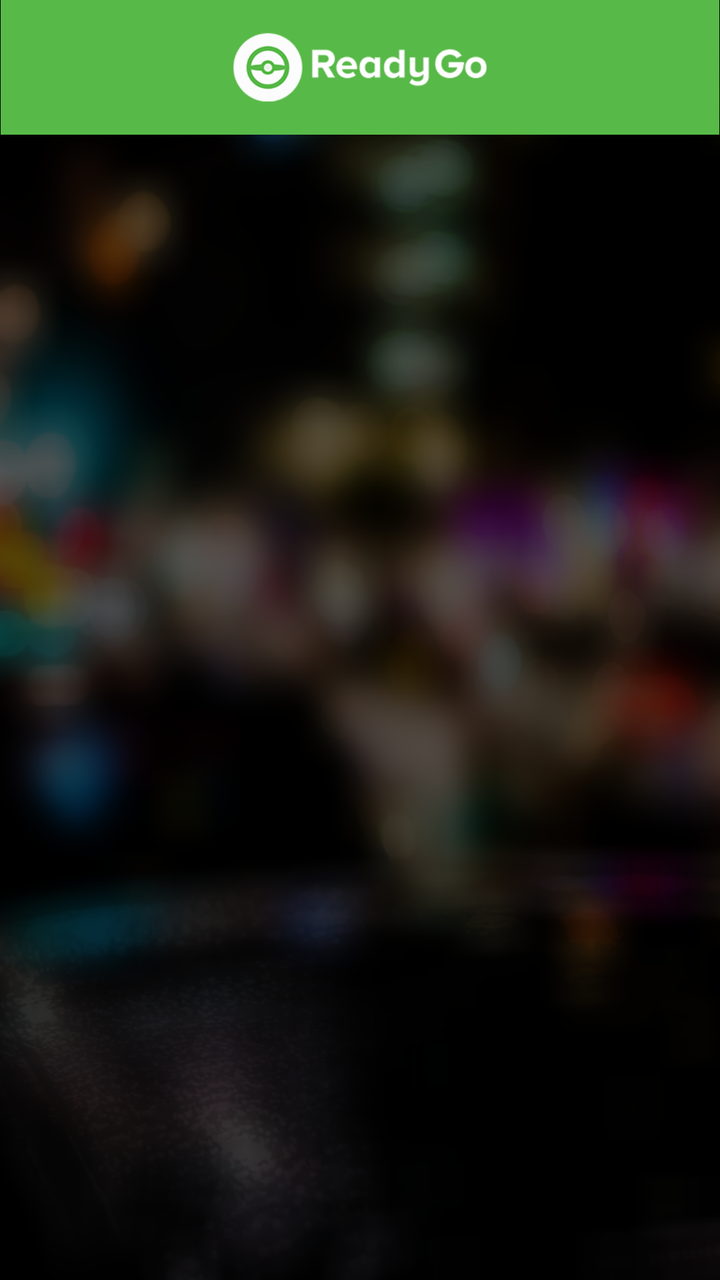
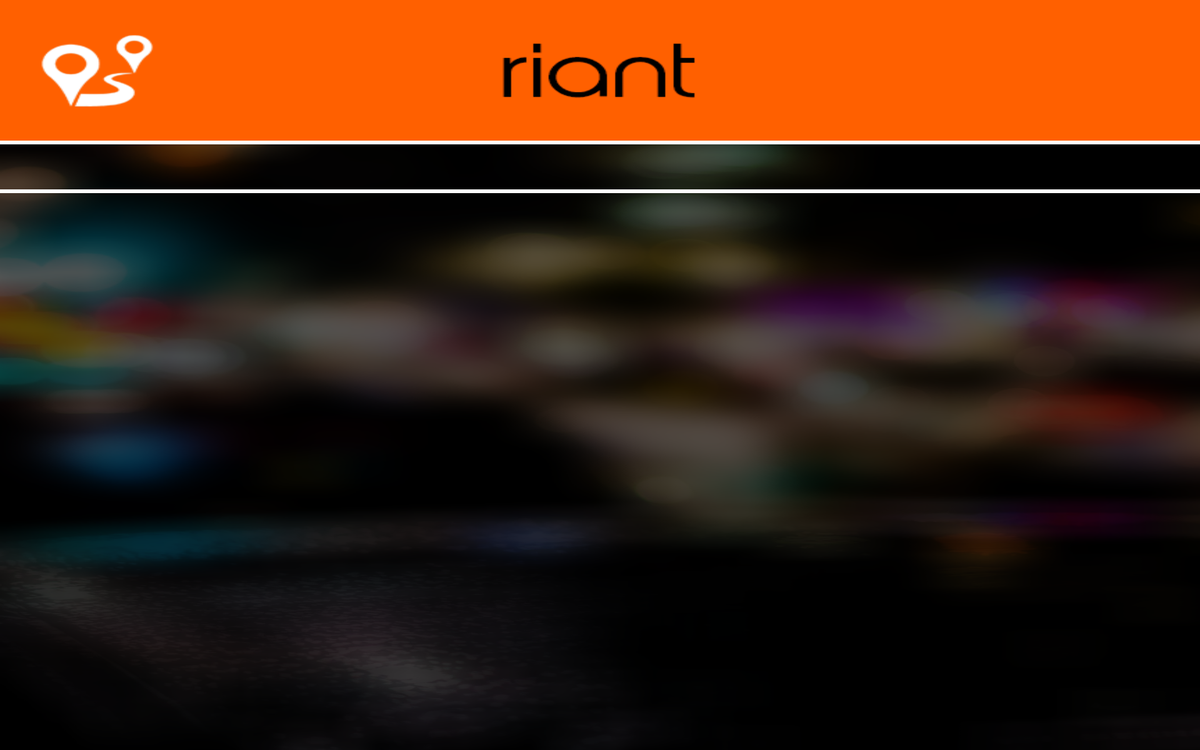

Compare how this app lays out the same screen by default and in its alternative resource folder. The renders come first, then the two layout files and the values they reference.
<!-- AndroidManifest.xml: application theme AppTheme.Dark -->
<!-- res/layout/activity_trips.xml -->
<LinearLayout xmlns:android="http://schemas.android.com/apk/res/android"
    android:layout_height="match_parent"
    android:layout_width="match_parent"
    xmlns:app="http://schemas.android.com/apk/res-auto"
    android:orientation="vertical"
    android:background="@drawable/bg">
    <ImageView
        android:layout_width="match_parent"
        android:layout_height="wrap_content"
        android:src="@drawable/title0"
        android:adjustViewBounds="true"
        android:contentDescription="@string/app_name"/>

    <android.support.design.widget.TabLayout
        android:layout_width="match_parent"
        android:layout_height="wrap_content"
        android:id="@+id/tabs"
        app:tabBackground="@drawable/tab_color_selector"/>

<android.support.v4.view.ViewPager xmlns:android="http://schemas.android.com/apk/res/android"
    xmlns:tools="http://schemas.android.com/tools"
    android:id="@+id/container"
    android:layout_width="match_parent"
    android:layout_height="wrap_content"
    tools:context="com.riantservices.riant.activities.TripsActivity" />
</LinearLayout>
<!-- resources referenced by this layout -->
<resources>
  <!-- drawable bg: png bitmap (drawable, 423721 bytes) -->
  <!-- drawable tab_color_selector (drawable) -->
  <?xml version="1.0" encoding="utf-8"?>
  <selector xmlns:android="http://schemas.android.com/apk/res/android">
      <item android:drawable="@color/colorAccent" android:state_selected="true"/>
      <item android:drawable="@color/colorTransparent"/>
  </selector>
  <!-- drawable title0: png bitmap (drawable, 13183 bytes) -->
  <string name="app_name">ReadyGo</string>
  <style name="AppTheme.Dark" parent="Base.Theme.AppCompat">
          <item name="android:editTextStyle">@style/MyEditTextTheme</item>
      </style>
  <color name="colorAccent">#ff3200</color>
  <color name="colorTransparent">#00000000</color>
  <style name="MyEditTextTheme">
          <item name="colorControlActivated">@color/colorLight</item>
          <item name="colorControlHighlight">@color/colorLight</item>
      </style>
  <color name="colorLight">#fd7600</color>
</resources>
<!-- res/layout-xlarge-land/activity_trips.xml (the repository's variant of the layout above) -->
<!-- drawn on a large tablet held sideways -->
<RelativeLayout
    xmlns:android="http://schemas.android.com/apk/res/android"
    android:background="@drawable/bg"
    xmlns:tools="http://schemas.android.com/tools"
    android:layout_width="match_parent"
    android:layout_height="match_parent">

    <ImageView
        android:id="@+id/imageView4"
        android:contentDescription="@string/app_name"
        android:layout_width="match_parent"
        android:layout_height="150dp"
        android:src="@drawable/trip_head"
        android:adjustViewBounds="true"
        android:scaleType="fitXY"
        android:layout_alignParentLeft="true"
        android:layout_alignParentStart="true"/>
    
    <TextView
        android:id="@+id/textView"
        android:layout_width="match_parent"
        android:layout_height="4dp"
        android:background="@color/colorWhite"
        android:clickable="false"
        android:layout_below="@id/imageView4"/>
    
    <android.support.design.widget.TabLayout
        android:id="@+id/tabs"
        android:layout_width="match_parent"
        android:layout_height="wrap_content"
        android:layout_below="@+id/textView" />
    
    <TextView
        android:id="@+id/textView1"
        android:layout_width="match_parent"
        android:layout_height="4dp"
        android:background="@color/colorWhite"
        android:clickable="false"
        android:layout_below="@id/tabs"/>

    <android.support.v4.view.ViewPager
        android:id="@+id/container"
        android:layout_width="match_parent"
        android:layout_height="match_parent"
        android:layout_below="@+id/textView1"
        tools:context="com.riantservices.riant.TripsActivity" />

</RelativeLayout>
<!-- resources referenced by the variant -->
<!-- as a large tablet held sideways resolves them -->
<resources>
  <color name="colorWhite">#ffffff</color>
  <!-- drawable bg: png bitmap (drawable, 423721 bytes) -->
  <!-- drawable trip_head: png bitmap (drawable, 30659 bytes) -->
  <string name="app_name">ReadyGo</string>
  <style name="AppTheme.Dark" parent="Base.Theme.AppCompat">
          <item name="android:editTextStyle">@style/MyEditTextTheme</item>
      </style>
  <style name="MyEditTextTheme">
          <item name="colorControlActivated">@color/colorLight</item>
          <item name="colorControlHighlight">@color/colorLight</item>
      </style>
  <color name="colorLight">#fd7600</color>
</resources>
